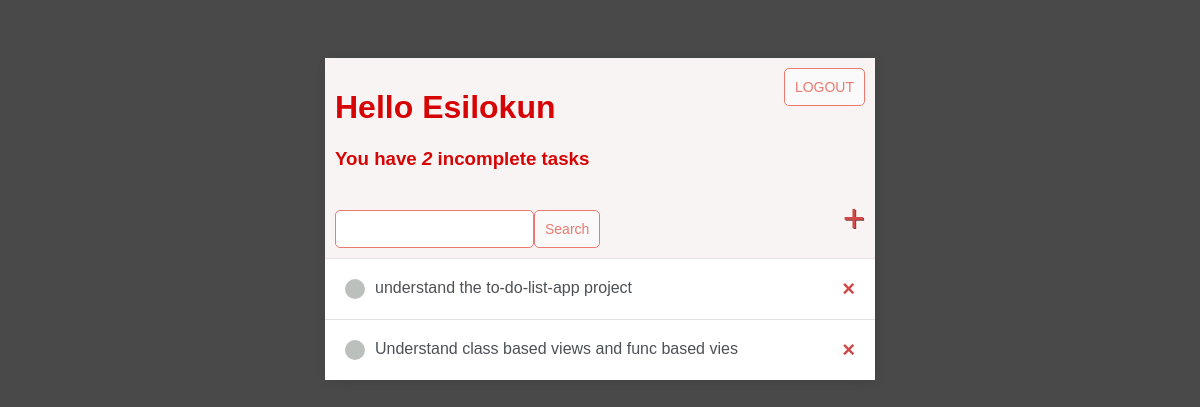
The app's page / (signed in) with its own data.
### todolistapp/models.py (models this page shows)
class Task(models.Model):
    user = models.ForeignKey(User, on_delete=models.CASCADE, null=True, blank=True)
    title = models.CharField(max_length=200, null=True, blank=True)
    description = models.TextField(null=True, blank=True)
    complete = models.BooleanField(default=False)
    created = models.DateTimeField(auto_now_add=True)
    def __str__(self):
        return f"{self.title}" if self.title else "Task with no title"
    class Meta:
        ordering = ['complete']

### todolistapp/views.py (the view)
# urls.py: path('', Tasklist.as_view(), name='tasks'),
class Tasklist(LoginRequiredMixin, ListView):
    model = Task
    context_object_name = 'tasks'
    def get_context_data(self, **kwargs):
        context = super().get_context_data(**kwargs)
        context['tasks'] = context['tasks'].filter(user=self.request.user)
        context['count'] = context['tasks'].filter(complete=False).count()
        search_input = self.request.GET.get('search-area') or ''
        if search_input:
            context['tasks'] = context['tasks'].filter(
                title__icontains=search_input)
        context['search_input'] = search_input
        return context

### todolistapp/templates/todolistapp/task_list.html (shortened to what this page needs)
{% extends 'todolistapp/main.html' %}
{% block content %}
<div class="header-bar">
    <div>
        <h1>Hello {{request.user|title}}</h1>
        <h3 style="margin:0">You have <i>{{count}}</i> incomplete task{{ count|pluralize:"s" }}</h3>
    </div>
    {% if request.user.is_authenticated %}
    <form method="POST" action="{% url 'logout' %}">
        <button class="button" type="submit">LOGOUT</button>
    </form>
    {% else %}
    <a href="{% url 'login' %}">LOGIN</a>
    {% endif %}
</div>
<div id="search-add-wrapper">
    <form method="GET" style="margin-top: 20px;display: flex;">
        <input type="text" name="search-area" value="{{search_input}}">
        <input class="button" type="submit" value="Search">
    </form>
    <a id="add-link" href="{% url 'task-create' %}">&#x2b;</a>
</div>
<div class="task-items-wrapper">
    {% for task in tasks %}
    <div class="task-wrapper">
        {% if task.complete %}
        <div class="task-title">
            <div class="task-complete-icon"></div>
            <i><s><a href="{% url 'task-update' task.id %}">{{task}}</a></s></i>
        </div>
        <a class="delete-link" href="{% url 'task-delete' task.id %}">&#215;</a>
        {% else %}
        <div class="task-title">
            <div class="task-incomplete-icon"></div>
            <a href="{% url 'task-update' task.id %}">{{task}}</a>
        </div>
        <a class="delete-link" href="{% url 'task-delete' task.id %}">&#215;</a>
        {% endif %}
    </div>
    {% empty %}
    <h3>No items in list</h3>
    {% endfor %}
</div>
{% endblock content %}

### todolistapp/templates/todolistapp/main.html (style rules this page uses)
body { background-color: rgba(0, 0, 0, 0.712); font-family: 'Nunito', sans-serif; padding-top: 50px; }
h1, h2, h3, h4, h5, h6 { font-family: 'Raleway', sans-serif; }
a, p { color: #4b5156; }
.header-bar { display: flex; justify-content: space-between; color: #d60404; padding: 10px; border-radius: 5px 5px 0 0; background: linear-gradient(90deg, #EEA390 0%, #EB796F 43%, #EB796F, 100%,); }
.task-wrapper { display: flex; align-items: center; justify-content: space-between; padding: 20px; background-color: #fff; border-top: 1px solid rgb(226, 226, 226); }
.task-title { display: flex; }
.task-title a { text-decoration: none; color: #4b5156; margin-left: 10px; }
.task-incomplete-icon { height: 20px; width: 20px; background-color: rgb(188, 192, 188); border-radius: 50%; }
.delete-link { text-decoration: none; font-weight: 900; color: #cf4949; font-size: 22px; line-height: 0; }
#search-add-wrapper { display: flex; justify-content: space-between; align-items: center; padding: 10px; }
#add-link { color: #cf4949; text-decoration: none; font-size:38px; text-shadow: 1px 1px #81413b; }
input[type=text], input[type=password], textarea { border: 1px solid #EB796F; border-radius: 5px; padding: 10px; width: 90%; }
.button { border: 1px solid #EB796F; background-color: #FAFAFA; color: #EB796F; padding: 10px; font-size: 14px; border-radius: 5px; cursor: pointer; text-decoration: none; }

### records on screen
Task: title "understand the to-do-list-app project"
Task: title "Understand class based views and func based vies"

### other values on screen
{{ request.user|title }} "Esilokun"
{{ count }} "2"
